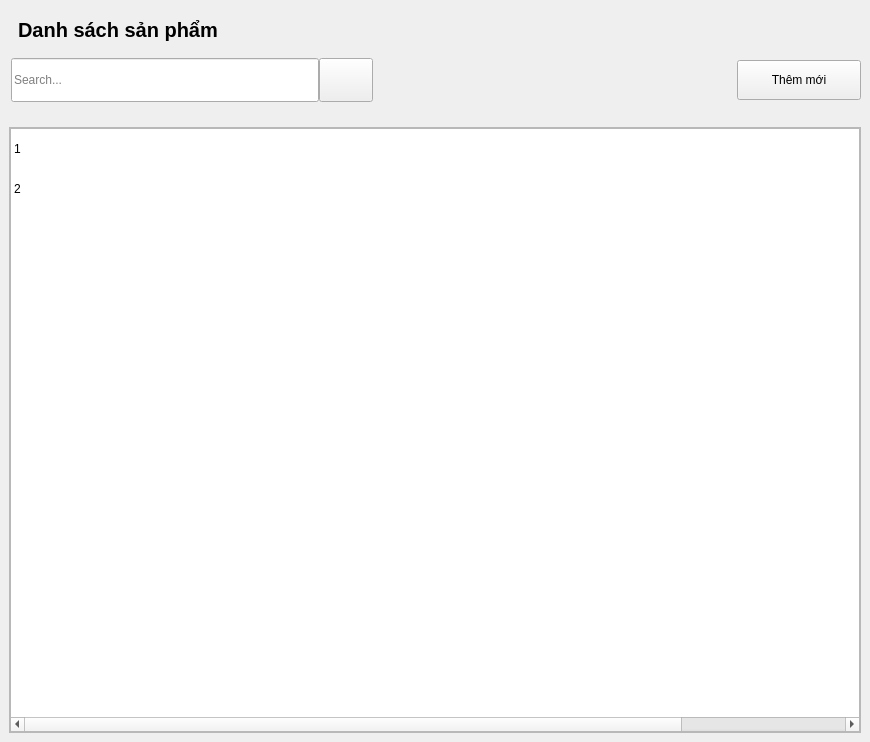
<?xml version="1.0" encoding="UTF-8"?>
<ui version="4.0">
 <class>Form</class>
 <widget class="QWidget" name="Form">
  <property name="geometry">
   <rect>
    <x>0</x>
    <y>0</y>
    <width>870</width>
    <height>742</height>
   </rect>
  </property>
  <property name="windowTitle">
   <string>Form</string>
  </property>
  <layout class="QVBoxLayout" name="verticalLayout">
   <property name="spacing">
    <number>0</number>
   </property>
   <property name="leftMargin">
    <number>0</number>
   </property>
   <property name="topMargin">
    <number>0</number>
   </property>
   <property name="rightMargin">
    <number>0</number>
   </property>
   <property name="bottomMargin">
    <number>0</number>
   </property>
   <item>
    <layout class="QGridLayout" name="gridLayout_8">
     <property name="leftMargin">
      <number>0</number>
     </property>
     <property name="topMargin">
      <number>0</number>
     </property>
     <property name="rightMargin">
      <number>0</number>
     </property>
     <property name="bottomMargin">
      <number>0</number>
     </property>
     <property name="spacing">
      <number>0</number>
     </property>
     <item row="0" column="0">
      <widget class="QWidget" name="userContainer" native="true">
       <layout class="QGridLayout" name="gridLayout_10">
        <property name="leftMargin">
         <number>0</number>
        </property>
        <property name="topMargin">
         <number>0</number>
        </property>
        <property name="rightMargin">
         <number>0</number>
        </property>
        <property name="bottomMargin">
         <number>0</number>
        </property>
        <item row="0" column="0">
         <widget class="QWidget" name="titleContainer" native="true">
          <property name="minimumSize">
           <size>
            <width>0</width>
            <height>0</height>
           </size>
          </property>
          <layout class="QGridLayout" name="gridLayout_12">
           <item row="0" column="0">
            <widget class="QWidget" name="widget_4" native="true">
             <layout class="QVBoxLayout" name="verticalLayout_6">
              <item>
               <widget class="QLabel" name="label">
                <property name="font">
                 <font>
                  <pointsize>15</pointsize>
                  <weight>75</weight>
                  <bold>true</bold>
                 </font>
                </property>
                <property name="text">
                 <string>Danh sách sản phẩm</string>
                </property>
               </widget>
              </item>
             </layout>
            </widget>
           </item>
           <item row="1" column="0">
            <widget class="QWidget" name="widget_2" native="true">
             <layout class="QHBoxLayout" name="horizontalLayout_6">
              <property name="spacing">
               <number>0</number>
              </property>
              <property name="leftMargin">
               <number>0</number>
              </property>
              <property name="topMargin">
               <number>0</number>
              </property>
              <property name="rightMargin">
               <number>0</number>
              </property>
              <property name="bottomMargin">
               <number>0</number>
              </property>
              <item>
               <widget class="QWidget" name="searchBoxContainer" native="true">
                <layout class="QHBoxLayout" name="horizontalLayout_5">
                 <property name="spacing">
                  <number>0</number>
                 </property>
                 <property name="leftMargin">
                  <number>0</number>
                 </property>
                 <property name="topMargin">
                  <number>1</number>
                 </property>
                 <property name="rightMargin">
                  <number>0</number>
                 </property>
                 <property name="bottomMargin">
                  <number>1</number>
                 </property>
                 <item>
                  <layout class="QHBoxLayout" name="searchBox">
                   <property name="spacing">
                    <number>0</number>
                   </property>
                   <property name="leftMargin">
                    <number>2</number>
                   </property>
                   <item>
                    <widget class="QLineEdit" name="search_input_2">
                     <property name="minimumSize">
                      <size>
                       <width>220</width>
                       <height>44</height>
                      </size>
                     </property>
                     <property name="placeholderText">
                      <string>Search...</string>
                     </property>
                    </widget>
                   </item>
                   <item>
                    <widget class="QPushButton" name="search_btn_2">
                     <property name="sizePolicy">
                      <sizepolicy hsizetype="Preferred" vsizetype="Preferred">
                       <horstretch>0</horstretch>
                       <verstretch>0</verstretch>
                      </sizepolicy>
                     </property>
                     <property name="minimumSize">
                      <size>
                       <width>54</width>
                       <height>40</height>
                      </size>
                     </property>
                     <property name="maximumSize">
                      <size>
                       <width>40</width>
                       <height>16777215</height>
                      </size>
                     </property>
                     <property name="cursor">
                      <cursorShape>PointingHandCursor</cursorShape>
                     </property>
                     <property name="text">
                      <string/>
                     </property>
                     <property name="icon">
                      <iconset>
                       <normaloff>:/icon/resources/icon/search-13-48.ico</normaloff>:/icon/resources/icon/search-13-48.ico</iconset>
                     </property>
                    </widget>
                   </item>
                  </layout>
                 </item>
                </layout>
               </widget>
              </item>
              <item>
               <spacer name="horizontalSpacer_3">
                <property name="orientation">
                 <enum>Qt::Horizontal</enum>
                </property>
                <property name="sizeHint" stdset="0">
                 <size>
                  <width>308</width>
                  <height>20</height>
                 </size>
                </property>
               </spacer>
              </item>
              <item>
               <widget class="QWidget" name="widget_5" native="true">
                <property name="minimumSize">
                 <size>
                  <width>100</width>
                  <height>0</height>
                 </size>
                </property>
                <layout class="QVBoxLayout" name="verticalLayout_12">
                 <property name="spacing">
                  <number>0</number>
                 </property>
                 <property name="leftMargin">
                  <number>0</number>
                 </property>
                 <property name="topMargin">
                  <number>0</number>
                 </property>
                 <property name="rightMargin">
                  <number>0</number>
                 </property>
                 <property name="bottomMargin">
                  <number>0</number>
                 </property>
                 <item>
                  <widget class="QPushButton" name="btn_add_product">
                   <property name="minimumSize">
                    <size>
                     <width>124</width>
                     <height>40</height>
                    </size>
                   </property>
                   <property name="cursor">
                    <cursorShape>PointingHandCursor</cursorShape>
                   </property>
                   <property name="text">
                    <string>Thêm mới</string>
                   </property>
                   <property name="icon">
                    <iconset>
                     <normaloff>:/icon/resources/icon/plus-solid.svg</normaloff>:/icon/resources/icon/plus-solid.svg</iconset>
                   </property>
                   <property name="autoRepeatInterval">
                    <number>100</number>
                   </property>
                  </widget>
                 </item>
                </layout>
               </widget>
              </item>
             </layout>
            </widget>
           </item>
          </layout>
         </widget>
        </item>
        <item row="1" column="0">
         <widget class="QWidget" name="tableContainer" native="true">
          <property name="sizePolicy">
           <sizepolicy hsizetype="Preferred" vsizetype="Preferred">
            <horstretch>0</horstretch>
            <verstretch>0</verstretch>
           </sizepolicy>
          </property>
          <layout class="QGridLayout" name="gridLayout_11">
           <item row="0" column="0">
            <widget class="QFrame" name="tableUserContainer">
             <property name="frameShape">
              <enum>QFrame::StyledPanel</enum>
             </property>
             <property name="frameShadow">
              <enum>QFrame::Raised</enum>
             </property>
             <layout class="QGridLayout" name="gridLayout_9">
              <property name="leftMargin">
               <number>0</number>
              </property>
              <property name="topMargin">
               <number>0</number>
              </property>
              <property name="rightMargin">
               <number>0</number>
              </property>
              <property name="bottomMargin">
               <number>0</number>
              </property>
              <property name="spacing">
               <number>0</number>
              </property>
              <item row="0" column="0">
               <widget class="QTableWidget" name="table_product">
                <property name="enabled">
                 <bool>true</bool>
                </property>
                <property name="cursor" stdset="0">
                 <cursorShape>PointingHandCursor</cursorShape>
                </property>
                <property name="focusPolicy">
                 <enum>Qt::NoFocus</enum>
                </property>
                <property name="acceptDrops">
                 <bool>false</bool>
                </property>
                <property name="frameShape">
                 <enum>QFrame::StyledPanel</enum>
                </property>
                <property name="frameShadow">
                 <enum>QFrame::Sunken</enum>
                </property>
                <property name="showDropIndicator" stdset="0">
                 <bool>true</bool>
                </property>
                <property name="dragEnabled">
                 <bool>false</bool>
                </property>
                <property name="alternatingRowColors">
                 <bool>false</bool>
                </property>
                <property name="selectionMode">
                 <enum>QAbstractItemView::SingleSelection</enum>
                </property>
                <property name="selectionBehavior">
                 <enum>QAbstractItemView::SelectRows</enum>
                </property>
                <property name="iconSize">
                 <size>
                  <width>0</width>
                  <height>0</height>
                 </size>
                </property>
                <property name="textElideMode">
                 <enum>Qt::ElideRight</enum>
                </property>
                <property name="verticalScrollMode">
                 <enum>QAbstractItemView::ScrollPerItem</enum>
                </property>
                <property name="showGrid">
                 <bool>false</bool>
                </property>
                <property name="gridStyle">
                 <enum>Qt::NoPen</enum>
                </property>
                <property name="sortingEnabled">
                 <bool>false</bool>
                </property>
                <property name="rowCount">
                 <number>2</number>
                </property>
                <property name="columnCount">
                 <number>5</number>
                </property>
                <attribute name="horizontalHeaderVisible">
                 <bool>false</bool>
                </attribute>
                <attribute name="horizontalHeaderCascadingSectionResizes">
                 <bool>false</bool>
                </attribute>
                <attribute name="horizontalHeaderMinimumSectionSize">
                 <number>57</number>
                </attribute>
                <attribute name="horizontalHeaderDefaultSectionSize">
                 <number>200</number>
                </attribute>
                <attribute name="horizontalHeaderHighlightSections">
                 <bool>true</bool>
                </attribute>
                <attribute name="horizontalHeaderShowSortIndicator" stdset="0">
                 <bool>false</bool>
                </attribute>
                <attribute name="horizontalHeaderStretchLastSection">
                 <bool>true</bool>
                </attribute>
                <attribute name="verticalHeaderVisible">
                 <bool>false</bool>
                </attribute>
                <attribute name="verticalHeaderCascadingSectionResizes">
                 <bool>false</bool>
                </attribute>
                <attribute name="verticalHeaderMinimumSectionSize">
                 <number>21</number>
                </attribute>
                <attribute name="verticalHeaderDefaultSectionSize">
                 <number>40</number>
                </attribute>
                <attribute name="verticalHeaderHighlightSections">
                 <bool>true</bool>
                </attribute>
                <row/>
                <row/>
                <column>
                 <property name="text">
                  <string>#</string>
                 </property>
                 <property name="font">
                  <font>
                   <weight>75</weight>
                   <bold>true</bold>
                  </font>
                 </property>
                 <property name="textAlignment">
                  <set>AlignLeading|AlignVCenter</set>
                 </property>
                </column>
                <column>
                 <property name="text">
                  <string>ID</string>
                 </property>
                 <property name="textAlignment">
                  <set>AlignLeading|AlignVCenter</set>
                 </property>
                </column>
                <column>
                 <property name="text">
                  <string>Tài khoản</string>
                 </property>
                 <property name="textAlignment">
                  <set>AlignLeading|AlignVCenter</set>
                 </property>
                </column>
                <column>
                 <property name="text">
                  <string>Họ và tên</string>
                 </property>
                 <property name="textAlignment">
                  <set>AlignLeading|AlignVCenter</set>
                 </property>
                </column>
                <column>
                 <property name="text">
                  <string>Thao tác</string>
                 </property>
                 <property name="textAlignment">
                  <set>AlignLeading|AlignVCenter</set>
                 </property>
                </column>
                <item row="0" column="0">
                 <property name="text">
                  <string>1</string>
                 </property>
                </item>
                <item row="1" column="0">
                 <property name="text">
                  <string>2</string>
                 </property>
                </item>
               </widget>
              </item>
             </layout>
            </widget>
           </item>
          </layout>
         </widget>
        </item>
       </layout>
      </widget>
     </item>
    </layout>
   </item>
  </layout>
 </widget>
 <resources/>
 <connections/>
</ui>
